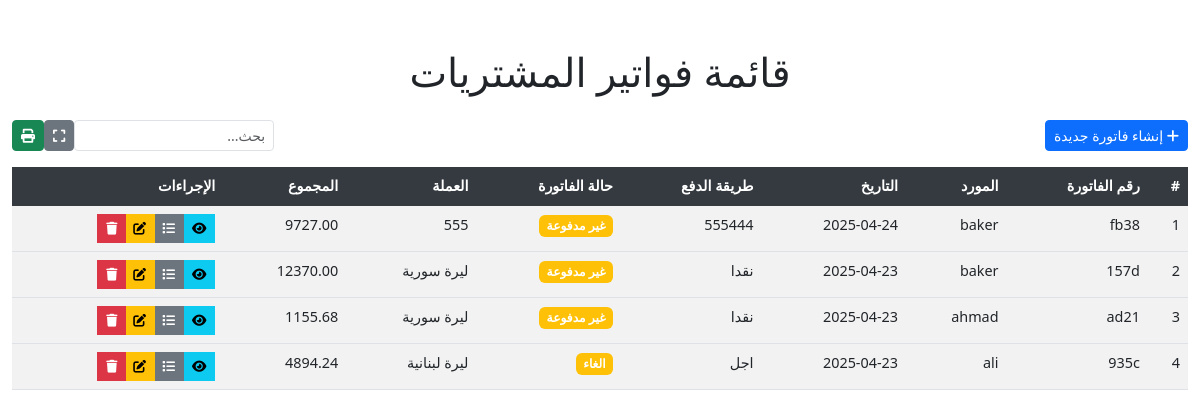
The page /invoice/purchase/ on the database as committed earlier.
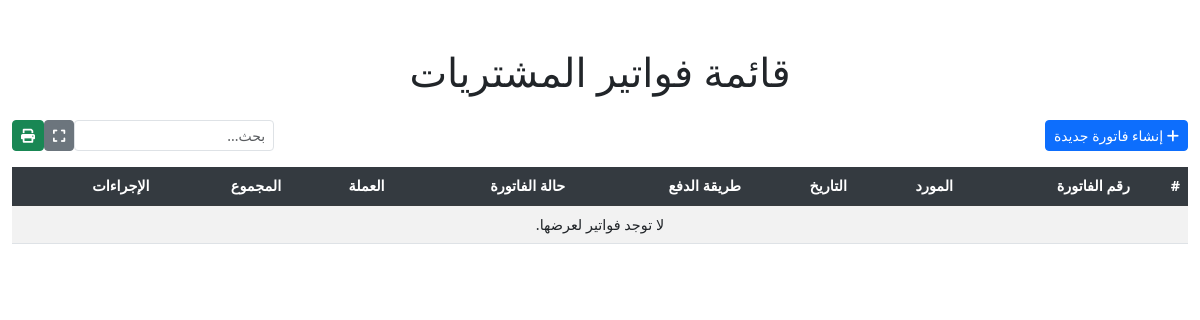
The same page on the database as committed later.
### invoice/models.py (models this page shows, shortened)
class Purchase(models.Model):
    date = models.DateField(verbose_name='التاريخ', editable=True)
    supplier = models.ForeignKey(User, on_delete=models.SET_NULL, null=True, blank=True, verbose_name=_("المورد"))
    supplier_phone = models.CharField(max_length=20, blank=True, null=True, verbose_name=_("رقم الهاتف"))
    purchase_address = models.TextField(blank=True, null=True, verbose_name=_("العنوان"))
    receiving_method = models.CharField(max_length=255, blank=True, null=True, verbose_name=_("طريقة الاستلام"))
    receiving_number = models.CharField(max_length=255, blank=True, null=True, verbose_name=_("رقم الاستلام"))
    payment_method = models.ForeignKey('Payment_method', on_delete=models.SET_NULL, null=True, blank=True, verbose_name=_("طريقة الدفع"))
    notes = models.TextField(blank=True, null=True, verbose_name=_("ملاحظات"))
    currency = models.ForeignKey('Currency', on_delete=models.SET_NULL, null=True, blank=True, verbose_name=_("العملة"))
    purchase_date = models.DateField(blank=True, null=True, verbose_name=_("تاريخ الشراء"))
    purchase_type = models.CharField(max_length=100, blank=True, null=True, verbose_name=_("نوع الشراء"))
    status = models.ForeignKey('Status', on_delete=models.SET_NULL, null=True, blank=True, verbose_name=_("حالة الفاتورة"))
    due_date = models.DateField(blank=True, null=True, verbose_name=_("تاريخ الاستحقاق"))
    total_amount = models.DecimalField(max_digits=12, decimal_places=2, default=0.0, verbose_name=_("المجموع الكلي"))
    global_discount = models.DecimalField(max_digits=12, decimal_places=2, default=0, verbose_name=_("الخصم العام"))
    global_addition = models.DecimalField(max_digits=12, decimal_places=2, default=0, verbose_name=_("الإضافة العامة"))
    global_tax = models.DecimalField(max_digits=5, decimal_places=2, default=0, verbose_name=_("الضريبة العامة (%)"))
    uniqueId = models.CharField(null=True, blank=True, max_length=100, verbose_name=_("الرقم المسلسل"))
    slug = models.SlugField(max_length=225, unique=True, blank=True, null=True)
    date_created = models.DateTimeField(blank=True, null=True)
    last_updated = models.DateTimeField(blank=True, null=True)
    class Meta:
        verbose_name = _("فاتورة شراء")
        verbose_name_plural = _("فواتير الشراء")
    @property
    def subtotal(self):
        return sum(item.total for item in self.items.all()) if hasattr(self, 'items') else 0
    @property
    def taxable_amount(self):
        return self.subtotal
    @property
    def tax_amount(self):
        return (self.taxable_amount * (self.global_tax / 100)) if self.global_tax else 0
    @property
    def after_tax(self):
        return self.taxable_amount + self.tax_amount
    @property
    def final_total(self):
        return self.after_tax + (self.global_addition or 0) - (self.global_discount or 0)

class Payment_method(models.Model):
    payment_method_name = models.CharField(max_length=255, blank=True, verbose_name=_("طريقة الدفع"))
    payment_method_notes = models.TextField(blank=True, verbose_name=_("البيان"))
    uniqueId = models.UUIDField(default=uuid4, editable=False, unique=True, verbose_name=_("الرقم المسلسل"))
    slug = models.SlugField(max_length=225, unique=True, blank=True, null=True)
    date_created = models.DateTimeField(auto_now_add=True)
    last_updated = models.DateTimeField(auto_now=True)
    class Meta:
        verbose_name = _('طريقة الدفع')
        verbose_name_plural = _('طرق الدفع')

class Status(models.Model):
    status_types = models.CharField(max_length=255, verbose_name=_("حالة الفاتورة"))
    status_description = models.TextField(blank=True, null=True, verbose_name=_("الوصف"))
    uniqueId = models.UUIDField(default=uuid4, editable=False, unique=True, verbose_name=_("الرقم المسلسل"))
    slug = models.SlugField(max_length=225, unique=True, blank=True, null=True)
    date_created = models.DateTimeField(auto_now_add=True)
    last_updated = models.DateTimeField(auto_now=True)
    class Meta:
        verbose_name = _('حالة الفاتورة')
        verbose_name_plural = _('حالات الفواتير')

class Currency(models.Model):
    currency_name = models.CharField(max_length=100, verbose_name=_("العملة"))
    description = models.TextField(blank=True, null=True, verbose_name=_("البيان"))
    class Meta:
        verbose_name = _('العملة')
        verbose_name_plural = _('العملات')

class PurchaseItem(models.Model):
    purchase = models.ForeignKey('Purchase', on_delete=models.CASCADE, related_name='items', verbose_name=_("فاتورة الشراء"))
    item_name = models.CharField(max_length=255, verbose_name=_("اسم الصنف"))
    quantity = models.PositiveIntegerField(verbose_name=_("الكمية"))
    unit_price = models.DecimalField(max_digits=10, decimal_places=2, verbose_name=_("سعر الوحدة"))
    total = models.DecimalField(max_digits=10, decimal_places=2, default=0.0, verbose_name=_("المجموع"))
    barcodes = models.ManyToManyField('Barcode', through='PurchaseItemBarcode', verbose_name=_("الباركودات"))
    image = models.ImageField(upload_to='invoice_items/%y/%m/%d/', max_length=100 , blank=True, null=True, verbose_name=_("الصورة"))
    class Meta:
        verbose_name = _('عنصر فاتورة الشراء')
        verbose_name_plural = _('عناصر فواتير الشراء')

### invoice/views.py (the view)
# urls.py: path('purchase/', PurchaseListView.as_view(), name='purchase_list'),
class PurchaseListView(ListView):
    model = Purchase
    template_name = 'purchase/purchase_list.html'
    context_object_name = 'purchases'
    paginate_by = 4
    def get_queryset(self):
        return Purchase.objects.select_related(
            'supplier',
            'payment_method',
            'currency',
            'status'
        ).prefetch_related(
            Prefetch(
                'items',
                queryset=PurchaseItem.objects.prefetch_related(
                    Prefetch(
                        'purchaseitembarcode_set',
                        queryset=PurchaseItemBarcode.objects.select_related('barcode'),
                        to_attr='all_barcodes'
                    )
                )
            )
        ).order_by('-date_created')
    def get_context_data(self, **kwargs):
        context = super().get_context_data(**kwargs)
        context['total_amount'] = Purchase.objects.aggregate(
            Sum('total_amount')
        )['total_amount__sum'] or 0
        current_page_purchases = context['purchases']
        context['page_total'] = sum(
            purchase.total_amount for purchase in current_page_purchases
        ) if current_page_purchases else 0
        return context

### templates/purchase/purchase_list.html (shortened to what the changed rows need)
{% extends 'base.html' %}
{% block content %}
<div class="container-fluid mt-5">
    <h1 class="mb-4 text-center">قائمة فواتير المشتريات</h1>
    <div class="table-responsive">
        <table class="table table-striped table-hover" id="purchasesTable">
            <thead class="table-dark">
                <tr>
                    <th>#</th>
                    <th>رقم الفاتورة</th>
                    <th>المورد</th>
                    <th>التاريخ</th>
                    <th>طريقة الدفع</th>
                    <th>حالة الفاتورة</th>
                    <th>العملة</th>
                    <th>المجموع</th>
                    <th>الإجراءات</th>
                </tr>
            </thead>
            <tbody>
                {% for purchase in purchases %}
                <tr data-purchase-id="{{ purchase.id }}" class="purchase-row">
                    <td>{{ forloop.counter }}</td>
                    <td>
                        <span class="copy-invoice" data-invoice="{{ purchase.uniqueId }}" title="نسخ رقم الفاتورة">
                            {{ purchase.uniqueId }}
                        </span>
                    </td>
                    <td>{{ purchase.supplier.username }}</td>
                    <td>{{ purchase.date_created|date:"Y-m-d" }}</td>
                    <td>{{ purchase.payment_method.payment_method_name }}</td>
                    <td>
                        <span class="badge {% if purchase.status.status_types == 'مدفوعة' %}bg-success{% else %}bg-warning{% endif %}">
                            {{ purchase.status.status_types|default:"غير مدفوعة" }}
                        </span>
                    </td>
                    <td>{{ purchase.currency.currency_name }}</td>
                    <td>{{ purchase.final_total|floatformat:2 }}</td>
                    <td>
                        <div class="btn-group" role="group">
                            <a href="{% url 'purchase_detail' purchase.pk %}" class="btn btn-sm btn-info" title="عرض التفاصيل">
                                <i class="fas fa-eye"></i>
                            </a>
                            <button type="button" class="btn btn-sm btn-secondary toggle-details" data-purchase-id="{{ purchase.id }}" title="عرض التفاصيل السريعة">
                                <i class="fas fa-list"></i>
                            </button>
                            <a href="{% url 'purchase_update' purchase.pk %}" class="btn btn-sm btn-warning" title="تعديل">
                                <i class="fas fa-edit"></i>
                            </a>
                            <a href="{% url 'purchase_delete' purchase.pk %}" class="btn btn-sm btn-danger btn-delete" title="حذف">
                                <i class="fas fa-trash"></i>
                            </a>
                        </div>
                    </td>
                </tr>
                {% empty %}
                <tr>
                    <td colspan="9" class="text-center">لا توجد فواتير لعرضها.</td>
                </tr>
                {% endfor %}
            </tbody>
        </table>
    </div>
</div>
<link rel="stylesheet" href="https://cdnjs.cloudflare.com/ajax/libs/font-awesome/6.0.0/css/all.min.css">
<link rel="stylesheet" href="https://cdn.jsdelivr.net/npm/toastify-js/src/toastify.min.css">
<link rel="stylesheet" href="https://cdn.jsdelivr.net/npm/sweetalert2@11/dist/sweetalert2.min.css">
{% endblock %}

Rows that differ between the two databases and show on the page:
removed Purchase: uniqueId "fb38", supplier.username "baker", date_created "2025-04-24", payment_method.payment_method_name "555444", status.status_types "غير مدفوعة", currency.currency_name "555", final_total "9727.00"
removed Purchase: uniqueId "157d", supplier.username "baker", date_created "2025-04-23", payment_method.payment_method_name "نقدا", status.status_types "غير مدفوعة", currency.currency_name "ليرة سورية", final_total "12370.00"
removed Purchase: uniqueId "ad21", supplier.username "ahmad", date_created "2025-04-23", payment_method.payment_method_name "نقدا", status.status_types "غير مدفوعة", currency.currency_name "ليرة سورية", final_total "1155.68"
removed Purchase: uniqueId "935c", supplier.username "ali", date_created "2025-04-23", payment_method.payment_method_name "اجل", status.status_types "الغاء", currency.currency_name "ليرة لبنانية", final_total "4894.24"
Other text that changed with them:
text now shown: "لا توجد فواتير لعرضها."
